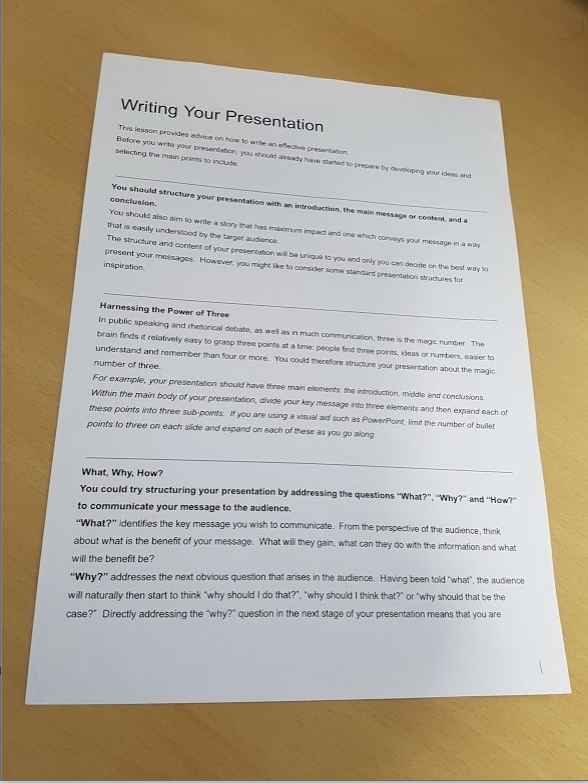
#> input picture Image Analysis/img/image-20200108200243197.png, 588 x 783 px, given in place of sunset.jpg, which was not available
$ jupyter execute '(2) Open CV _ 이미지 프로세싱.ipynb'   (text cells are left out)
#> lines starting #> are read from the running program, lines starting #| are printed output that depends on the picture; after the words box and inside, x2 and y2 are one past the last pixel; in counts of white or black regions, pixels touching at a corner belong together; pictures that were not available may be replaced by others from this repository, and a replacement may not be noted
[cell 1]
import cv2
import numpy as np
import matplotlib.pyplot as plt

img = cv2.imread('img/sunset.jpg')
#> img is the input picture: shape (783, 588, 3); mean B, G, R 152.9, 169, 178.5

x=320; y=150; w=50; h=50        # roi 좌표
roi = img[y:y+h, x:x+w]         # roi 지정        ---①
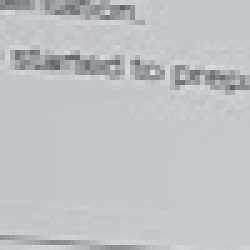
#> roi: shape (50, 50, 3) (shown 5 times larger); mean B, G, R 198.3, 195.1, 191.5

print(roi.shape)                # roi shape, (50,50,3)
#| (50, 50, 3)
cv2.rectangle(roi, (0,0), (h-1, w-1), (0,255,0)) # roi 전체에 사각형 그리기 ---②
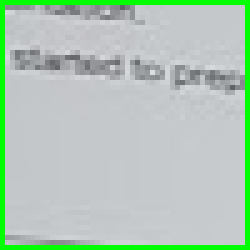
#> roi: shape (50, 50, 3) (shown 5 times larger); 7.84% of pixels changed, all inside (x1, y1, x2, y2) = (0, 0, 50, 50)
cv2.imshow("img", img)

cv2.waitKey(0)
cv2.destroyAllWindows()

[cell 2]
import cv2
import numpy as np

img = cv2.imread('img/sunset.jpg')

x=320; y=150; w=50; h=50
roi = img[y:y+h, x:x+w]     # roi 지정
img2 = roi.copy()           # roi 배열 복제 ---①

img[y:y+h, x+w:x+w+w] = roi # 새로운 좌표에 roi 추가, 태양 2개 만들기
cv2.rectangle(img, (x,y), (x+w+w, y+h), (0,255,0))# 2개의 태양 영역에 사각형 표시
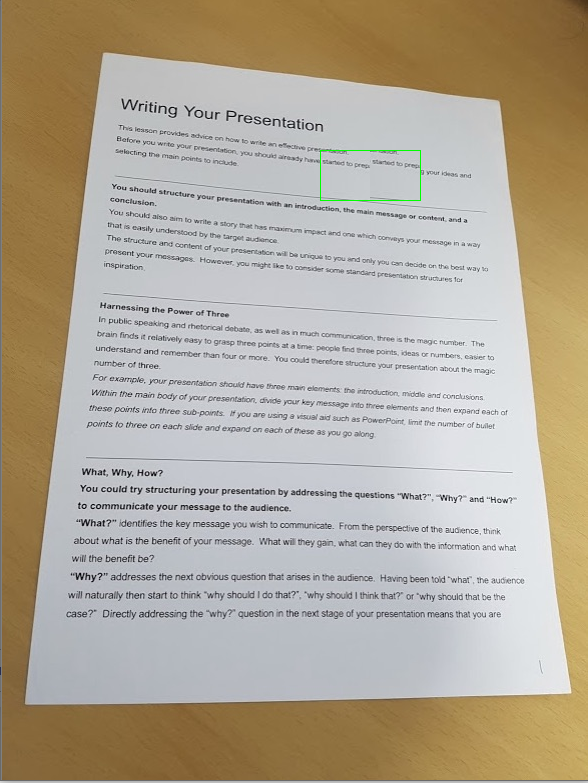
#> img: shape (783, 588, 3); mean B, G, R 152.7, 169.1, 178.4

cv2.imshow("img", img)      # 원본 이미지 출력
cv2.imshow("roi", img2)     # roi 만 따로 출력

cv2.waitKey(0)
cv2.destroyAllWindows()
